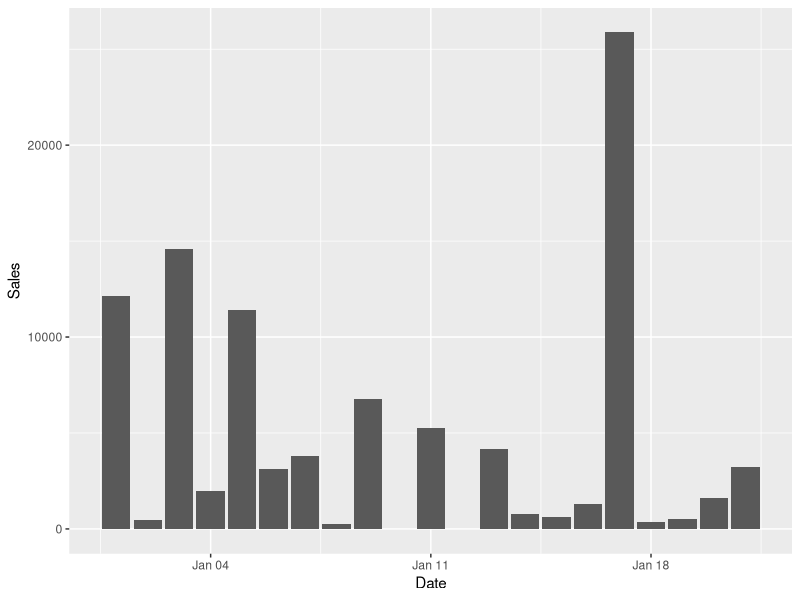
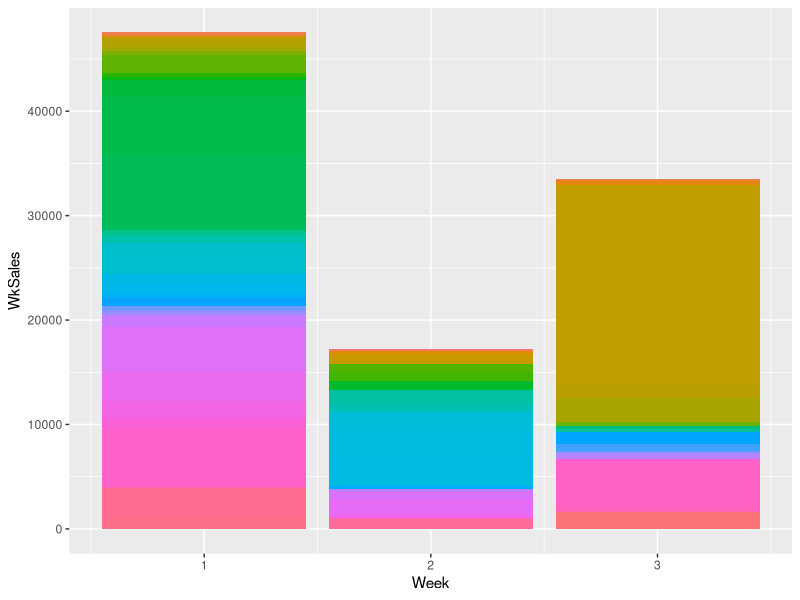
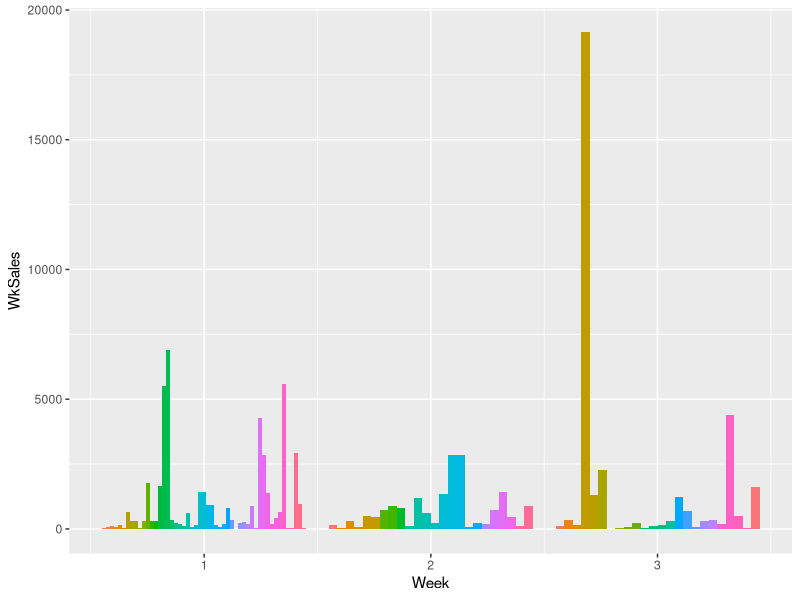
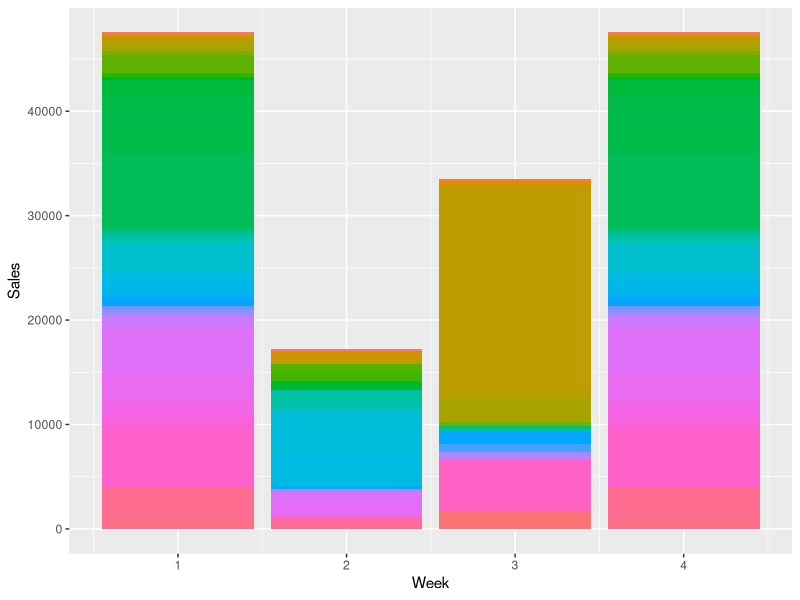

Write R code to recreate these figures, in order.
## ---- chunk 1
knitr::opts_chunk$set(echo = TRUE)
## ---- chunk 2

library(tidyverse)
library(stringr)
library(lubridate)

# setwd("/home/ellen/Documents/Spring2020/DA1/Section I/class 2/Class 2 Data Files/")

setwd("C:/Users/ellen/OneDrive/Documents/Spring 2020/DA1/Section 1/Class 2/Class 2 Data Files")

dfProductInvoices = read_csv("ProductInvoices.csv")

## ---- chunk 3

dfProductInvoices = dfProductInvoices %>% mutate(Date2 = mdy(Date))

dfProductInvoices = dfProductInvoices %>% mutate(Date = Date2) %>% select(-Date2) 


dfProductInvoicesLong = dfProductInvoices %>% 
  pivot_longer(
  cols = 2:ncol(dfProductInvoices),
  names_to = "Product",
  values_to = "Sales",
  values_drop_na = TRUE
)

## ---- chunk 4

p1 = ggplot(dfProductInvoicesLong, aes(Date, Sales)) + geom_bar(stat = "identity")
p1

## ---- chunk 5

dfProductInvoicesSummary = dfProductInvoicesLong %>% group_by(Week = week(Date), Product) %>% summarise(WkSales = sum(Sales))

p1 = ggplot(dfProductInvoicesSummary, aes(Week, WkSales, fill = Product)) + geom_bar(stat = "identity", show.legend = FALSE) 
p1

## ---- chunk 6

p1 = ggplot(dfProductInvoicesSummary, aes(Week, WkSales, fill = Product)) + geom_bar(stat = "identity", position = "dodge", show.legend = FALSE)
p1

## ---- chunk 7

dfProductInvoicesSummaryWide <- dfProductInvoicesSummary %>% 
  pivot_wider(names_from = "Product", values_from = "WkSales") 

Forecast = dfProductInvoicesSummaryWide %>% ungroup() %>% filter(Week == 1)  %>% mutate(Week = 4) %>%
  bind_rows(dfProductInvoicesSummaryWide) %>% pivot_longer(
   cols = 2:ncol(dfProductInvoicesSummaryWide),
   names_to = "Product",
   values_to = "Sales",
   values_drop_na = TRUE
 )


## ---- chunk 8

p1 = ggplot(Forecast, aes(Week, Sales, fill = Product)) + geom_bar(stat = "identity", show.legend = FALSE) 
p1


